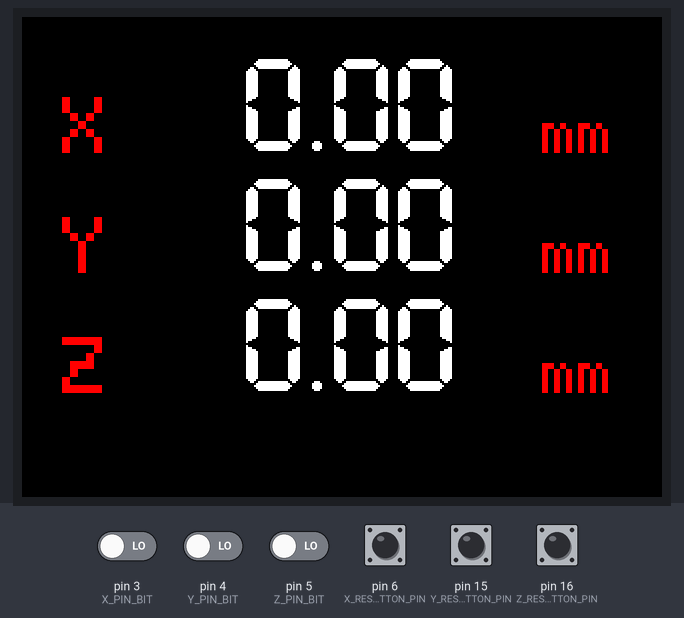
Bench run of a sketch on a simulated Arduino Uno, built with avr-gcc and run on an emulated ATmega328P. Parts: 320×240 colour display. Inputs (shaded band) come from the test bench; at power-on: pin 3 (X_PIN_BIT), pin 4 (Y_PIN_BIT), pin 5 (Z_PIN_BIT), pin 6 (X_RESET_BUTTON_PIN), pin 15 (Y_RESET_BUTTON_PIN), pin 16 (Z_RESET_BUTTON_PIN) LOW. What the sketch prints to the serial monitor is not drawn.

Above: at 1.4 s.
1.5 s: pin 4 (Y_PIN_BIT) driven HIGH
At 1.91 s:
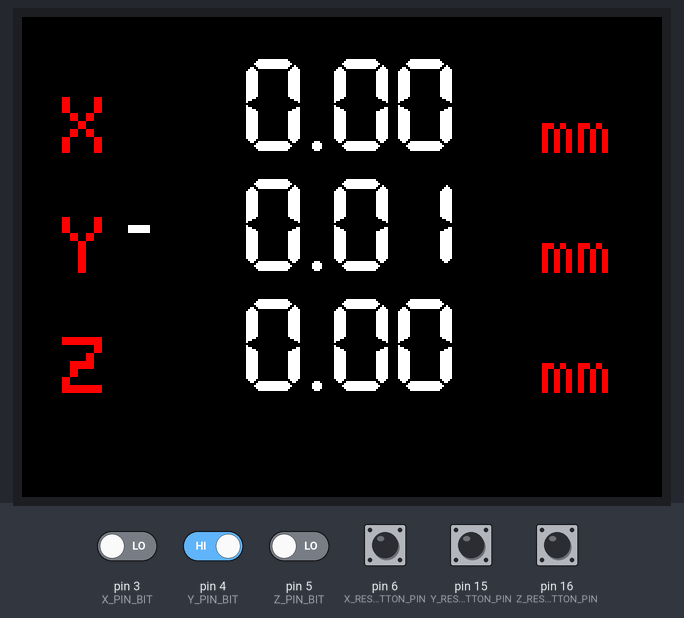
3.6 s: pin 6 (X_RESET_BUTTON_PIN) pulled HIGH for 0.15 s
6.7 s: pin 5 (Z_PIN_BIT) driven HIGH
At 15.5 s:
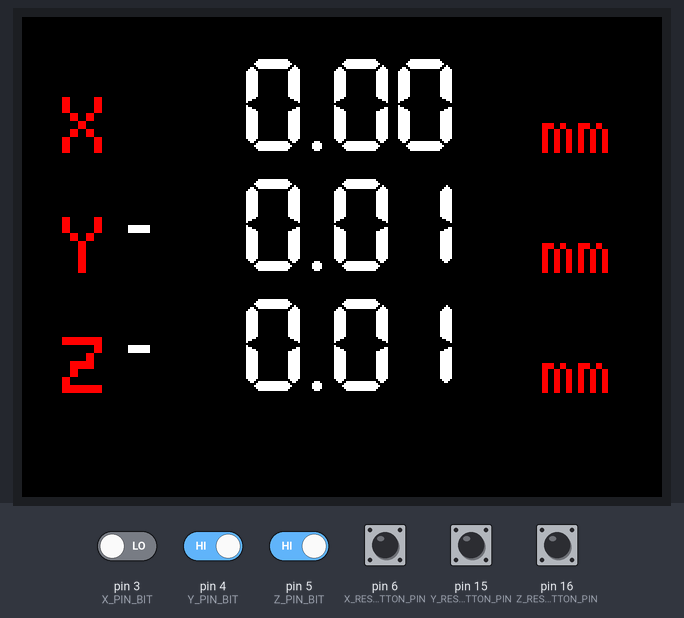
Timing chart, 0 to 15.7 s (numbered marks = the images above; inputs shaded):
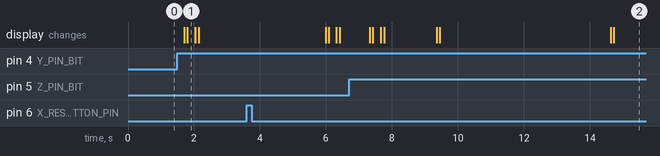

Measured:
- after the input at 1.5 s, the display: first changes after 0.21 s (image 1 shows a later state)

The sketch:

Arduino_DRO_LCD.ino
```cpp
/*
 Font draw speed and flicker test, draws all numbers 0-999 in each font
 Average time in milliseconds to draw is shown in red
 A total of 2890 characters are drawn in each font

 Needs fonts 2, 4, 6, 7 and 8

 Make sure all the required fonts are loaded by editting the
 User_Setup.h file in the TFT_ILI9341 library folder.

 If using an UNO or Mega (ATmega328 or ATmega2560 processor) then for best
 performance use the F_AS_T option found in the User_Setup.h file in the
 TFT_ILI9341 library folder.

 The library uses the hardware SPI pins only:
   For UNO, Nano, Micro Pro ATmega328 based processors
      MOSI = pin 11, SCK = pin 13
   For Mega:
      MOSI = pin 51, SCK = pin 52

 The pins used for the TFT chip select (CS) and Data/command (DC) and Reset (RST)
 signal lines to the TFT must also be defined in the library User_Setup.h file.

 Sugested TFT connections for UNO and Atmega328 based boards
   sclk 13  // Don't change, this is the hardware SPI SCLK line
   mosi 11  // Don't change, this is the hardware SPI MOSI line
   cs   10  // Chip select for TFT display
   dc   9   // Data/command line
   rst  7   // Reset, you could connect this to the Arduino reset pin

 Suggested TFT connections for the MEGA and ATmega2560 based boards
   sclk 52  // Don't change, this is the hardware SPI SCLK line
   mosi 51  // Don't change, this is the hardware SPI MOSI line
   cs   47  // TFT chip select line
   dc   48  // TFT data/command line
   rst  44  // you could alternatively connect this to the Arduino reset

  #########################################################################
  ###### DON'T FORGET TO UPDATE THE User_Setup.h FILE IN THE LIBRARY ######
  ######       TO SELECT THE FONTS AND PINS YOU USE, SEE ABOVE       ######
  #########################################################################
 */


#include <TFT_ILI9341.h> // Hardware-specific library
#include <SPI.h>
#define WAIT 0
TFT_ILI9341 tft = TFT_ILI9341();       // Invoke custom library

unsigned long drawTime = 0;
float ValueX=0;

const unsigned int X_RESET_BUTTON_PIN = 6;
const unsigned int Y_RESET_BUTTON_PIN = 15;
const unsigned int Z_RESET_BUTTON_PIN = 16;

volatile long xResetValue;
volatile long yResetValue;
volatile long zResetValue;

// If using the breakout, change pins as desired
//Adafruit_ILI9341 tft = Adafruit_ILI9341(TFT_CS, TFT_DC, TFT_MOSI, TFT_CLK, TFT_RST, TFT_MISO);
boolean isNegativeX = false;
boolean isNegativeY = false;
boolean isNegativeZ = false;
boolean isNegativeA = false;

// DRO config (if axis is not connected change in the corresponding constant value from "1" to "0")
#define SCALE_X_ENABLED 1
#define SCALE_Y_ENABLED 1
#define SCALE_Z_ENABLED 1
#define SCALE_W_ENABLED 0

// I/O ports config (change pin numbers if DRO, Tach sensor or Tach LED feedback is connected to different ports)
#define SCALE_CLK_PIN 2

#define SCALE_X_PIN 3
#define SCALE_Y_PIN 4
#define SCALE_Z_PIN 5
#define SCALE_W_PIN 6

// DRO rounding On/Off (if not enabled change in the corresponding constant value from "1" to "0")
#define SCALE_X_AVERAGE_ENABLED 1
#define SCALE_Y_AVERAGE_ENABLED 1
#define SCALE_Z_AVERAGE_ENABLED 1
#define SCALE_W_AVERAGE_ENABLED 1

// DRO rounding sample size.  Change it to 16 for machines with power feed
#define AXIS_AVERAGE_COUNT 24

// General Settings
#define UART_BAUD_RATE 9600				//  Set this so it matches the BT module's BAUD rate
#define UPDATE_FREQUENCY 24				//  Frequency in Hz (number of timer per second the scales are read and the data is sent to the application)
#define TACH_UPDATE_FREQUENCY 4 		//  Max Frequency in Hz (number of timer per second) the tach output is sent to the application

//---END OF CONFIGURATION PARAMETERS ---


//---DO NOT CHANGE THE CODE BELOW UNLESS YOU KNOW WHAT YOU ARE DOING ---

/* iGaging Clock Settings (do not change) */
#define SCALE_CLK_PULSES 21				//iGaging and Accuremote scales use 21 bit format
#define SCALE_CLK_FREQUENCY 9000		//iGaging scales run at about 9-10KHz
#define SCALE_CLK_DUTY 20				// iGaging scales clock run at 20% PWM duty (22us = ON out of 111us cycle)

/* weighted average constants */
#define FILTER_SLOW_EMA AXIS_AVERAGE_COUNT	// Slow movement EMA
#define FILTER_FAST_EMA 2 					// Fast movement EMA


#if (SCALE_X_ENABLED > 0) || (SCALE_Y_ENABLED > 0) || (SCALE_Z_ENABLED > 0) || (SCALE_W_ENABLED > 0)
#define DRO_ENABLED 1
#else
#define DRO_ENABLED 0
#endif

#if (SCALE_X_AVERAGE_ENABLED > 0) || (SCALE_Y_AVERAGE_ENABLED > 0) || (SCALE_Z_AVERAGE_ENABLED > 0) || (SCALE_W_AVERAGE_ENABLED > 0)
#define SCALE_AVERAGE_ENABLED 1
#else
#define SCALE_AVERAGE_ENABLED 0
#endif

// Define registers and pins for ports
#if SCALE_CLK_PIN < 8
#define CLK_PIN_BIT SCALE_CLK_PIN
#define SCALE_CLK_DDR DDRD
#define SCALE_CLK_OUTPUT_PORT PORTD
#else
#define CLK_PIN_BIT (SCALE_CLK_PIN - 8)
#define SCALE_CLK_DDR DDRB
#define SCALE_CLK_OUTPUT_PORT PORTB
#endif

#if SCALE_X_PIN < 8
#define X_PIN_BIT SCALE_X_PIN
#define X_DDR DDRD
#define X_INPUT_PORT PIND
#else
#define X_PIN_BIT (SCALE_X_PIN - 8)
#define X_DDR DDRB
#define X_INPUT_PORT PINB
#endif

#if SCALE_Y_PIN < 8
#define Y_PIN_BIT SCALE_Y_PIN
#define Y_DDR DDRD
#define Y_INPUT_PORT PIND
#else
#define Y_PIN_BIT (SCALE_Y_PIN - 8)
#define Y_DDR DDRB
#define Y_INPUT_PORT PINB
#endif

#if SCALE_Z_PIN < 8
#define Z_PIN_BIT SCALE_Z_PIN
#define Z_DDR DDRD
#define Z_INPUT_PORT PIND
#else
#define Z_PIN_BIT (SCALE_Z_PIN - 8)
#define Z_DDR DDRB
#define Z_INPUT_PORT PINB
#endif

#if SCALE_W_PIN < 8
#define W_PIN_BIT SCALE_W_PIN
#define W_DDR DDRD
#define W_INPUT_PORT PIND
#else
#define W_PIN_BIT (SCALE_W_PIN - 8)
#define W_DDR DDRB
#define W_INPUT_PORT PINB
#endif

// Some constants calculated here

long const longMax = __LONG_MAX__;
long const longMin = (- __LONG_MAX__ - (long) 1);
long const slowSc = ((long) 2000) / (((long) FILTER_SLOW_EMA) + ((long) 1));
long const fastSc = ((long) 20) / (((long) FILTER_FAST_EMA) + ((long) 1));

int const updateFrequencyCounterLimit = (int) (((unsigned long) SCALE_CLK_FREQUENCY) /((unsigned long) UPDATE_FREQUENCY));
int const clockCounterLimit = (int) (((unsigned long) 2000000) / (unsigned long) SCALE_CLK_FREQUENCY) - 10;
int const scaleClockDutyLimit = (int) (((unsigned long) 20000) * ((unsigned long) SCALE_CLK_DUTY) / (unsigned long) SCALE_CLK_FREQUENCY);


//variables that will store the DRO readout
volatile boolean tickTimerFlag;
volatile int updateFrequencyCounter;

// Axis count
#if SCALE_X_ENABLED > 0
volatile long xValue;
volatile long xReportedValue;
volatile long xDisplayValue;
#endif
#if SCALE_X_AVERAGE_ENABLED > 0
volatile long axisLastReadX[AXIS_AVERAGE_COUNT];
volatile int axisLastReadPositionX;
volatile long axisAMAValueX;
#endif

#if SCALE_Y_ENABLED > 0
volatile long yValue;
volatile long yReportedValue;
#endif
#if SCALE_Y_AVERAGE_ENABLED > 0
volatile long axisLastReadY[AXIS_AVERAGE_COUNT];
volatile int axisLastReadPositionY;
volatile long axisAMAValueY;
#endif

#if SCALE_Z_ENABLED > 0
volatile long zValue;
volatile long zReportedValue;
#endif
#if SCALE_Z_AVERAGE_ENABLED > 0
volatile long axisLastReadZ[AXIS_AVERAGE_COUNT];
volatile int axisLastReadPositionZ;
volatile long axisAMAValueZ;
#endif

#if SCALE_W_ENABLED > 0
volatile long wValue;
volatile long wReportedValue;
#endif
#if SCALE_W_AVERAGE_ENABLED > 0
volatile long axisLastReadW[AXIS_AVERAGE_COUNT];
volatile int axisLastReadPositionW;
volatile long axisAMAValueW;
#endif

int   X_RESET_BUTTON_STATE;
int   Y_RESET_BUTTON_STATE;
int   Z_RESET_BUTTON_STATE;

//The setup function is called once at startup of the sketch
void setup()
{
  tft.init();
  tft.setRotation(3);

  pinMode(X_RESET_BUTTON_PIN, INPUT);
  pinMode(Y_RESET_BUTTON_PIN, INPUT);
  pinMode(Z_RESET_BUTTON_PIN, INPUT);

  xResetValue=0;
  yResetValue=0;
  zResetValue=0;

// Initialize DRO values
#if DRO_ENABLED > 0

	// clock pin should be set as output
	SCALE_CLK_DDR |= _BV(CLK_PIN_BIT);
	// set the clock pin to low
	SCALE_CLK_OUTPUT_PORT &= ~_BV(CLK_PIN_BIT);

	//data pins should be set as inputs
  #if SCALE_X_ENABLED > 0
	  X_DDR &= ~_BV(X_PIN_BIT);
	  xValue = 0L;
	  xReportedValue = 0L;
    #if SCALE_X_AVERAGE_ENABLED > 0
	    initializeAxisAverage(axisLastReadX, axisLastReadPositionX, axisAMAValueX);
    #endif
  #endif

  #if SCALE_Y_ENABLED > 0
	  Y_DDR &= ~_BV(Y_PIN_BIT);
	  yValue = 0L;
	  yReportedValue = 0L;
    #if SCALE_Y_AVERAGE_ENABLED > 0
	    initializeAxisAverage(axisLastReadY, axisLastReadPositionY, axisAMAValueY);
    #endif
  #endif

  #if SCALE_Z_ENABLED > 0
		Z_DDR &= ~_BV(Z_PIN_BIT);
	  zValue = 0L;
	  zReportedValue = 0L;
    #if SCALE_Z_AVERAGE_ENABLED > 0
	    initializeAxisAverage(axisLastReadZ, axisLastReadPositionZ, axisAMAValueZ);
    #endif
  #endif

  #if SCALE_W_ENABLED > 0
	  W_DDR &= ~_BV(W_PIN_BIT);
	  wValue = 0L;
	  wReportedValue = 0L;
    #if SCALE_W_AVERAGE_ENABLED > 0
	    initializeAxisAverage(axisLastReadW, axisLastReadPositionW, axisAMAValueW);
    #endif
  #endif
#endif

	//initialize serial port
	Serial.begin(UART_BAUD_RATE);

	//initialize timers
	setupClkTimer();

	sei();

  xResetValue=0;
  yResetValue=0;
  zResetValue=0;
  X_RESET_BUTTON_STATE=LOW;
  Y_RESET_BUTTON_STATE=LOW;
  Z_RESET_BUTTON_STATE=LOW;

tft.fillScreen(TFT_BLACK);
}


// The loop function is called in an endless loop
void loop()
{


Y_RESET_BUTTON_STATE = digitalRead(Y_RESET_BUTTON_PIN);
Z_RESET_BUTTON_STATE = digitalRead(Z_RESET_BUTTON_PIN);

 /*
    drawTime = millis();
    tft.drawString(":", 55, 80, 7);
  for (int i = 0; i < 1000; i++) {

    tft.drawNumber(i, 80, 80, 7);
  }

  drawTime = millis() - drawTime;
*/
    int posX=50;
    int posY=25;
    int IntegerPart=0;
	if (tickTimerFlag)
	{

  	tickTimerFlag = false;
    #if DRO_ENABLED > 0
    		//print DRO positions to the serial port
      #if SCALE_X_ENABLED > 0
        #if SCALE_X_AVERAGE_ENABLED > 0
        		scaleValueRounded(xReportedValue, axisLastReadX, axisLastReadPositionX, axisAMAValueX);
           X_RESET_BUTTON_STATE = digitalRead(X_RESET_BUTTON_PIN);

            if (X_RESET_BUTTON_STATE == HIGH)
            {
              Serial.println(F("HIGH"));
              X_RESET_BUTTON_STATE=LOW;
              xResetValue=xReportedValue;
               X_RESET_BUTTON_STATE = digitalRead(X_RESET_BUTTON_PIN);
              Serial.println((X_RESET_BUTTON_STATE));
            }
            else
            {
             if(xResetValue<0)
              xDisplayValue=xReportedValue+abs(xResetValue);
              else
              xDisplayValue=xReportedValue-abs(xResetValue);

              float xValue=xDisplayValue;
              if(xValue<0)
              {
              isNegativeX=true;
              xValue=abs(xValue);
              }
              else
              {
              isNegativeX=false;
              }

                tft.setTextColor(TFT_RED, TFT_BLACK);
                tft.setCursor(20, 40);
                tft.setTextSize(4);
                tft.print("X");
                tft.setCursor(260, 47);
                tft.setTextSize(3);
                tft.print("mm");

                tft.setCursor(20, 100);
                tft.setTextSize(4);
                tft.print("Y");
                tft.setCursor(260, 107);
                tft.setTextSize(3);
                tft.print("mm");

                tft.setCursor(20, 160);
                tft.setTextSize(4);
                tft.print("Z");
                tft.setCursor(260, 167);
                tft.setTextSize(3);
                tft.print("mm");


               //Draw X values
                tft.setTextSize(1);
                tft.setTextColor(TFT_WHITE, TFT_BLACK);
                 posX=50;
                 posY=25;
                if(isNegativeX==false)
                  tft.drawString("  ", posX,posY, 6);
                else
                  tft.drawString("-", posX, posY, 6);

                xValue=xValue/100;

                 IntegerPart=abs((int)xValue);
                posX=80;
                posY=20;
                if(IntegerPart<100)
                {
                  tft.setTextColor(TFT_BLACK, TFT_BLACK);
                   tft.drawNumber(0,  posX, posY, 7);
                   tft.setTextColor(TFT_WHITE, TFT_BLACK);
                   posX=posX+30;
                }
                  tft.drawFloat(xValue,2, posX, posY, 7);


            }

        #endif
        /*
      		Serial.print(F("R:"));
      		Serial.print((long)xResetValue);
          Serial.print(F("- V:"));
          Serial.print((long)xReportedValue);
      		Serial.print(F(";"));
         */
      #endif

      #if SCALE_Y_ENABLED > 0
        #if SCALE_Y_AVERAGE_ENABLED > 0
        		scaleValueRounded(yReportedValue, axisLastReadY, axisLastReadPositionY, axisAMAValueY);
        #endif
        /*
      		Serial.print(F("Y"));
      		Serial.print((long)yResetValue);
      		Serial.print(F(";"));
         */
      #endif

      #if SCALE_Z_ENABLED > 0
        #if SCALE_Z_AVERAGE_ENABLED > 0
        		scaleValueRounded(zReportedValue, axisLastReadZ, axisLastReadPositionZ, axisAMAValueZ);
        #endif
        /*
      		Serial.print(F("Z"));
      		Serial.print((long)zResetValue);
      		Serial.print(F(";"));
         */
      #endif

      #if SCALE_W_ENABLED > 0
        #if SCALE_W_AVERAGE_ENABLED > 0
        		scaleValueRounded(wReportedValue, axisLastReadW, axisLastReadPositionW, axisAMAValueW);
        #endif
        /*
      		Serial.print(F("W"));
      		Serial.print((long)wReportedValue);
      		Serial.print(F(";"));
         */
      #endif
    #endif
        // Serial.println("");
  	}


    float yValue=yReportedValue;
    if(yValue<0)
    {
    isNegativeY=true;
    yValue=abs(yValue);
    }
    else
    {
    isNegativeY=false;
    }

    float zValue=zReportedValue;
    if(zValue<0)
    {
    isNegativeZ=true;
    zValue=abs(zValue);
    }
    else
    {
    isNegativeZ=false;
    }

 //Draw Y values
  tft.setTextSize(1);
  tft.setTextColor(TFT_WHITE, TFT_BLACK);
  posX=50;
  posY=85;
  if(isNegativeY==false)
    tft.drawString("  ", posX,posY, 6);
  else
    tft.drawString("-", posX, posY, 6);

  yValue=yValue/100;

  IntegerPart=abs((int)yValue);
  posX=80;
  posY=80;
  if(IntegerPart<100)
  {
    tft.setTextColor(TFT_BLACK, TFT_BLACK);
     tft.drawNumber(0,  posX, posY, 7);
     tft.setTextColor(TFT_WHITE, TFT_BLACK);
     posX=posX+30;
  }
    tft.drawFloat(yValue,2, posX, posY, 7);

 //Draw Z values
  tft.setTextSize(1);
  tft.setTextColor(TFT_WHITE, TFT_BLACK);
  posX=50;
  posY=145;
  if(isNegativeZ==false)
    tft.drawString("  ", posX,posY, 6);
  else
    tft.drawString("-", posX, posY, 6);

  zValue=zValue/100;

  IntegerPart=abs((int)zValue);
  posX=80;
  posY=140;
  if(IntegerPart<100)
  {
    tft.setTextColor(TFT_BLACK, TFT_BLACK);
     tft.drawNumber(0,  posX, posY, 7);
     tft.setTextColor(TFT_WHITE, TFT_BLACK);
     posX=posX+30;
  }
    tft.drawFloat(zValue,2, posX, posY, 7);

}


//initializes clock timer
void setupClkTimer()
{
	updateFrequencyCounter = 0;

	TCCR2A = 0;			// set entire TCCR2A register to 0
	TCCR2B = 0;			// same for TCCR2B

	// set compare match registers
#if DRO_ENABLED > 0
	OCR2A = scaleClockDutyLimit;			// default 44 = 22us
#else
	OCR2A = clockCounterLimit - 1;
#endif
	OCR2B = clockCounterLimit;			// default 222 = 111us

	// turn on Fast PWM mode
	TCCR2A |= _BV(WGM21) | _BV(WGM20);

	// Set CS21 bit for 8 prescaler //CS20 for no prescaler
	TCCR2B |= _BV(CS21);

	//initialize counter value to start at low pulse
#if DRO_ENABLED > 0
	TCNT2  = scaleClockDutyLimit + 1;
#else
	TCNT2  = 0;
#endif
	// enable timer compare interrupt A and B
	TIMSK2 |= _BV(OCIE2A) | _BV(OCIE2B);

}


/* Interrupt Service Routines */

// Timer 2 interrupt B ( Switches clock pin from low to high 21 times) at the end of clock counter limit
ISR(TIMER2_COMPB_vect) {

	// Set counter back to zero
	TCNT2  = 0;
#if DRO_ENABLED > 0
	// Only set the clock high if updateFrequencyCounter less than 21
	if (updateFrequencyCounter < SCALE_CLK_PULSES) {
		// Set clock pin high
		SCALE_CLK_OUTPUT_PORT |= _BV(CLK_PIN_BIT);
	}
#endif
}


// Timer 2 interrupt A ( Switches clock pin from high to low) at the end of clock PWM Duty counter limit
ISR(TIMER2_COMPA_vect)
{
#if DRO_ENABLED > 0

	// Contorl the scale clock for only first 21 loops
	if (updateFrequencyCounter < SCALE_CLK_PULSES) {

		// Set clock low if high and then delay 2us
		if (SCALE_CLK_OUTPUT_PORT & _BV(CLK_PIN_BIT)) {
			SCALE_CLK_OUTPUT_PORT &= ~_BV(CLK_PIN_BIT);
			TCNT2  = scaleClockDutyLimit - 4;
			return;
		}

		// read the pin state and shift it into the appropriate variables
		// Logic by Les Jones:
		//	If data pin is HIGH set bit 20th of the axis value to '1'.  Then shift axis value one bit to the right
		//  This is called 20 times (for bits received from 0 to 19)
		if (updateFrequencyCounter < SCALE_CLK_PULSES - 1) {
#if SCALE_X_ENABLED > 0
			if (X_INPUT_PORT & _BV(X_PIN_BIT))
				xValue |= ((long)0x00100000 );
			xValue >>= 1;
#endif

#if SCALE_Y_ENABLED > 0
			if (Y_INPUT_PORT & _BV(Y_PIN_BIT))
				yValue |= ((long)0x00100000 );
			yValue >>= 1;
#endif

#if SCALE_Z_ENABLED > 0
			if (Z_INPUT_PORT & _BV(Z_PIN_BIT))
				zValue |= ((long)0x00100000 );
			zValue >>= 1;
#endif
/*
#if SCALE_W_ENABLED > 0
			if (W_INPUT_PORT & _BV(W_PIN_BIT))
				wValue |= ((long)0x00100000 );
			wValue >>= 1;
#endif
*/

		} else if (updateFrequencyCounter == SCALE_CLK_PULSES - 1) {

			//If 21-st bit is 'HIGH' inverse the sign of the axis readout
#if SCALE_X_ENABLED > 0
			if (X_INPUT_PORT & _BV(X_PIN_BIT))
				xValue |= ((long)0xfff00000);
			xReportedValue = xValue;
			xValue = 0L;
#endif

#if SCALE_Y_ENABLED > 0
			if (Y_INPUT_PORT & _BV(Y_PIN_BIT))
				yValue |= ((long)0xfff00000);
			yReportedValue = yValue;
			yValue = 0L;
#endif

#if SCALE_Z_ENABLED > 0
			if (Z_INPUT_PORT & _BV(Z_PIN_BIT))
				zValue |= ((long)0xfff00000);
			zReportedValue = zValue;
			zValue = 0L;
#endif
/*
#if SCALE_W_ENABLED > 0
			if (W_INPUT_PORT & _BV(W_PIN_BIT))
				wValue |= ((long)0xfff00000);
			wReportedValue = wValue;
			wValue = 0L;
#endif
*/
			// Tell the main loop, that it's time to sent data
			tickTimerFlag = true;

		}
	}
#else
	if (updateFrequencyCounter == 0) {
		// Tell the main loop, that it's time to sent data
		tickTimerFlag = true;
	}
#endif

	updateFrequencyCounter++;
	// Start of next cycle
	if ( updateFrequencyCounter >= updateFrequencyCounterLimit) {
		updateFrequencyCounter = 0;
	}

}


#if DRO_ENABLED > 0
#if SCALE_AVERAGE_ENABLED > 0
inline void	initializeAxisAverage(volatile long axisLastRead[], volatile int &axisLastReadPosition, volatile long &axisAMAValue) {

	for (axisLastReadPosition = 0; axisLastReadPosition < (int) AXIS_AVERAGE_COUNT; axisLastReadPosition++) {
		axisLastRead[axisLastReadPosition] = 0;
	}
	axisLastReadPosition = 0;
	axisAMAValue = 0;

}

inline void scaleValueRounded(volatile long &ReportedValue, volatile long axisLastRead[], volatile int &axisLastReadPosition, volatile long &axisAMAValue)
{

	int last_pos;
	int first_pos;
	int prev_pos;
	int filter_pos;


	long dir;
	long minValue = longMax;
	long maxValue = longMin;
	long volatility = 0;
	long valueRange;
	long ssc;
	long constant;
	long delta;

	// Save current read and increment position
	axisLastRead[axisLastReadPosition] = ReportedValue;
	last_pos = axisLastReadPosition;

	axisLastReadPosition++;
	if (axisLastReadPosition == (int) AXIS_AVERAGE_COUNT) {
		axisLastReadPosition = 0;
	}
	first_pos = axisLastReadPosition;

    dir = (axisLastRead[first_pos] - axisLastRead[last_pos]) * ((long) 100);

    // Calculate the volatility in the counts by taking the sum of the differences
    prev_pos = first_pos;
    for (filter_pos = (first_pos + 1) % AXIS_AVERAGE_COUNT;
         filter_pos != first_pos;
         filter_pos = (filter_pos + 1) % AXIS_AVERAGE_COUNT)
    {
        minValue = MIN(minValue, axisLastRead[filter_pos]);
        maxValue = MAX(maxValue, axisLastRead[filter_pos]);
        volatility += ABS(axisLastRead[filter_pos] - axisLastRead[prev_pos]);
        prev_pos = filter_pos;
    }

    // Just return the read if there is no volatility to avoid divide by 0
    if (volatility == (long) 0)
    {
		axisAMAValue = axisLastRead[last_pos] * ((long) 100);
		return;
    }

    // If the last AMA is not within twice the sample range, then assume the position jumped
    // and reset the AMA to the current read
	maxValue = maxValue * ((long) 100);
	minValue = minValue * ((long) 100);
    valueRange = maxValue - minValue;
    if (axisAMAValue > maxValue + valueRange + ((long) 100) ||
        axisAMAValue < minValue - valueRange - ((long) 100))
    {
		axisAMAValue = axisLastRead[last_pos] * ((long) 100);
		return;
    }

    // Calculate the smoothing constant
    ssc = (ABS(dir / volatility) * fastSc) + slowSc;
    constant = (ssc * ssc) / ((long) 10000);

    // Calculate the new average
	delta = axisLastRead[last_pos] - (axisAMAValue / ((long) 100));
	axisAMAValue = axisAMAValue + constant * delta;

    ReportedValue = (axisAMAValue + ((long) 50)) / ((long) 100);
	return;

}

inline long MIN(long value1, long value2){
	if(value1 > value2) {
		return value2;
	} else {
		return value1;
	}
}

inline long MAX(long value1, long value2){
	if(value1 > value2) {
		return value1;
	} else {
		return value2;
	}
}

inline long ABS(long value){
	if(value < 0) {
		return -value;
	} else {
		return value;
	}
}

#endif
#endif
```
